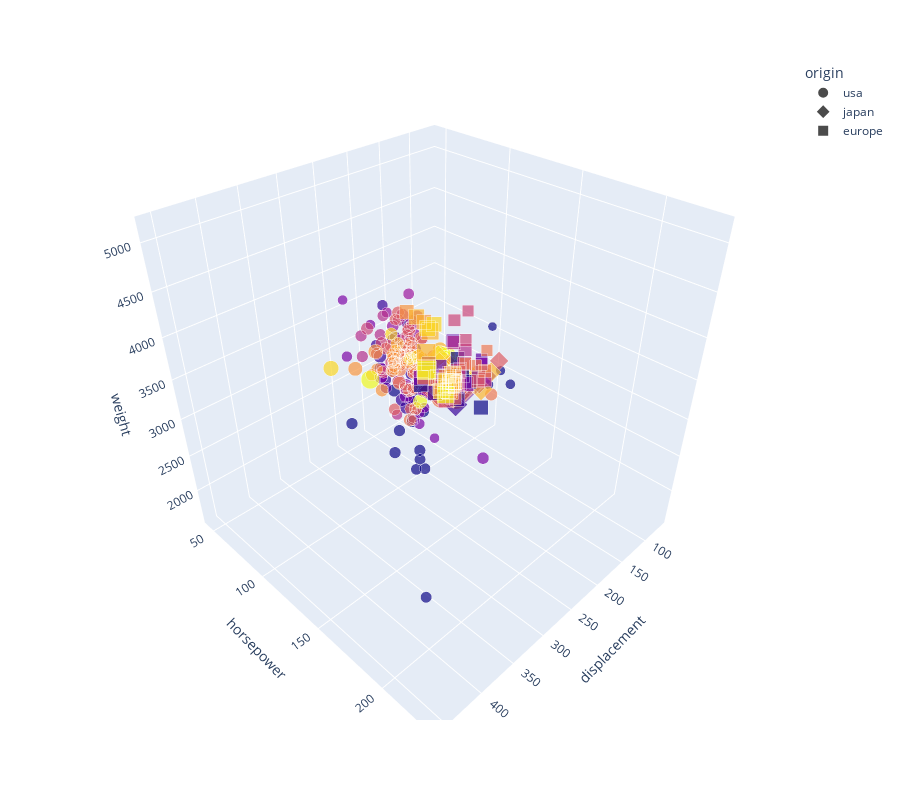

Here is the notebook cell this chart was saved with:
### Code cell
fig = px.scatter_3d(mpg, x="displacement", 
                    y="horsepower", 
                    z="weight", 
                    color="model_year",
                    size="mpg",
                    symbol="origin",
                    width=900, height=800, 
                    opacity=.7)
# hide color scale legend on the plotly fig
fig.update_layout(coloraxis_showscale=False)

### Figure 1 — Plotly figure (JSON) as saved in the notebook; plotly's stock layout.template omitted (floating-point values rounded to 4 significant figures; data arrays with more than 128 entries replaced by an {"elided": "..."} marker saying what was removed)
{"data": [{"hovertemplate": "origin=usa<br>displacement=%{x}<br>horsepower=%{y}<br>weight=%{z}<br>mpg=%{marker.size}<br>model_year=%{marker.color}<extra></extra>", "legendgroup": "usa", "marker": {"color": {"elided": "245 int values"}, "coloraxis": "coloraxis", "opacity": 0.7, "size": {"elided": "245 float values"}, "sizemode": "area", "sizeref": 0.1165, "symbol": "circle"}, "mode": "markers", "name": "usa", "scene": "scene", "showlegend": true, "type": "scatter3d", "x": {"elided": "245 float values"}, "y": {"elided": "245 int values"}, "z": {"elided": "245 int values"}}, {"hovertemplate": "origin=japan<br>displacement=%{x}<br>horsepower=%{y}<br>weight=%{z}<br>mpg=%{marker.size}<br>model_year=%{marker.color}<extra></extra>", "legendgroup": "japan", "marker": {"color": [70, 70, 71, 71, 71, 71, 72, 72, 72, 72, 72, 73, 73, 73, 73, 74, 74, 74, 74, 74, 74, 75, 75, 75, 75, 76, 76, 76, 76, 77, 77, 77, 77, 77, 77, 78, 78, 78, 78, 78, 78, 78, 78, 79, 79, 80, 80, 80, 80, 80, 80, 80, 80, 80, 80, 80, 80, 80, 81, 81, 81, 81, 81, 81, 81, 81, 81, 81, 81, 81, 82, 82, 82, 82, 82, 82, 82, 82, 82], "coloraxis": "coloraxis", "opacity": 0.7, "size": [24, 27, 27, 25, 31, 35, 24, 19, 28, 23, 27, 20, 22, 18, 20, 31, 32, 31, 32, 24, 26, 29, 24, 24, 33, 33, 32, 28, 19, 31.5, 33.5, 26, 30, 22, 21.5, 32.8, 39.4, 36.1, 27.5, 27.2, 21.1, 23.9, 29.5, 34.1, 31.8, 38.1, 37.2, 29.8, 31.3, 37, 32.2, 46.6, 40.8, 44.6, 33.8, 32.7, 23.7, 32.4, 39.1, 35.1, 32.3, 37, 37.7, 34.1, 33.7, 32.4, 32.9, 31.6, 25.4, 24.2, 37, 31, 36, 36, 34, 38, 32, 38, 32], "sizemode": "area", "sizeref": 0.1165, "symbol": "diamond"}, "mode": "markers", "name": "japan", "scene": "scene", "showlegend": true, "type": "scatter3d", "x": [113, 97, 97, 113, 71, 72, 113, 70, 97, 120, 97, 97, 108, 70, 156, 79, 71, 76, 83, 120, 108, 97, 134, 119, 91, 91, 85, 97, 156, 98, 85, 97, 97, 146, 80, 78, 85, 91, 134, 119, 134, 119, 98, 86, 85, 89, 86, 134, 120, 119, 108, 86, 85, 91, 97, 168, 70, 107, 79, 81, 97, 85, 89, 91, 107, 108, 119, 120, 168, 146, 91, 91, 120, 107, 108, 91, 91, 91, 144], "y": [95, 88, 88, 95, 65, 69, 95, 97, 92, 97, 88, 88, 94, 90, 122, 67, 65, 52, 61, 97, 93, 75, 96, 97, 53, 53, 70, 75, 108, 68, 70, 75, 67, 97, 110, 52, 70, 60, 95, 97, 95, 97, 68, 65, 65, 60, 65, 90, 75, 92, 75, 65, 65, 67, 67, 132, 100, 72, 58, 60, 67, 65, 62, 68, 75, 75, 100, 74, 116, 120, 68, 68, 88, 75, 70, 67, 67, 67, 96], "z": [2372, 2130, 2130, 2228, 1773, 1613, 2278, 2330, 2288, 2506, 2100, 2279, 2379, 2124, 2807, 1950, 1836, 1649, 2003, 2489, 2391, 2171, 2702, 2545, 1795, 1795, 1990, 2155, 2930, 2045, 1945, 2265, 1985, 2815, 2720, 1985, 2070, 1800, 2560, 2300, 2515, 2405, 2135, 1975, 2020, 1968, 2019, 2711, 2542, 2434, 2265, 2110, 2110, 1850, 2145, 2910, 2420, 2290, 1755, 1760, 2065, 1975, 2050, 1985, 2210, 2350, 2615, 2635, 2900, 2930, 2025, 1970, 2160, 2205, 2245, 1965, 1965, 1995, 2665]}, {"hovertemplate": "origin=europe<br>displacement=%{x}<br>horsepower=%{y}<br>weight=%{z}<br>mpg=%{marker.size}<br>model_year=%{marker.color}<extra></extra>", "legendgroup": "europe", "marker": {"color": [70, 70, 70, 70, 70, 71, 71, 71, 71, 72, 72, 72, 72, 72, 73, 73, 73, 73, 73, 73, 73, 74, 74, 74, 74, 74, 74, 75, 75, 75, 75, 75, 75, 76, 76, 76, 76, 76, 76, 76, 76, 77, 77, 77, 77, 78, 78, 78, 78, 78, 78, 79, 79, 79, 79, 80, 80, 80, 80, 80, 80, 80, 80, 81, 81, 81, 82, 82], "coloraxis": "coloraxis", "opacity": 0.7, "size": [26, 25, 24, 25, 26, 28, 30, 30, 27, 23, 18, 22, 21, 26, 26, 26, 29, 24, 20, 19, 24, 29, 26, 26, 24, 26, 31, 25, 29, 23, 23, 22, 25, 28, 25, 27, 29, 29.5, 20, 19, 16.5, 36, 29, 30.5, 21.5, 43.1, 20.3, 17, 21.6, 16.2, 31.5, 31.9, 25.4, 27.2, 37.3, 41.5, 34.3, 44.3, 43.4, 36.4, 30, 29.8, 35, 33, 28.1, 30.7, 36, 44], "sizemode": "area", "sizeref": 0.1165, "symbol": "square"}, "mode": "markers", "name": "europe", "scene": "scene", "showlegend": true, "type": "scatter3d", "x": [97, 110, 107, 104, 121, 116, 79, 88, 97, 97, 121, 121, 120, 96, 97, 98, 68, 116, 114, 121, 121, 98, 79, 97, 90, 116, 79, 90, 90, 115, 120, 121, 121, 107, 116, 101, 90, 97, 130, 120, 168, 79, 97, 97, 121, 90, 131, 163, 121, 163, 89, 89, 183, 141, 91, 98, 97, 90, 90, 121, 146, 89, 122, 105, 141, 145, 105, 97], "y": [46, 87, 90, 95, 113, 90, 70, 76, 60, 54, 112, 76, 87, 69, 46, 90, 49, 75, 91, 112, 110, 83, 67, 78, 75, 75, 67, 71, 70, 95, 88, 98, 115, 86, 81, 83, 70, 71, 102, 88, 120, 58, 78, 78, 110, 48, 103, 125, 115, 133, 71, 71, 77, 71, 69, 76, 78, 48, 48, 67, 67, 62, 88, 74, 80, 76, 74, 52], "z": [1835, 2672, 2430, 2375, 2234, 2123, 2074, 2065, 1834, 2254, 2933, 2511, 2979, 2189, 1950, 2265, 1867, 2158, 2582, 2868, 2660, 2219, 1963, 2300, 2108, 2246, 2000, 2223, 1937, 2694, 2957, 2945, 2671, 2464, 2220, 2202, 1937, 1825, 3150, 3270, 3820, 1825, 1940, 2190, 2600, 1985, 2830, 3140, 2795, 3410, 1990, 1925, 3530, 3190, 2130, 2144, 2188, 2085, 2335, 2950, 3250, 1845, 2500, 2190, 3230, 3160, 1980, 2130]}], "layout": {"coloraxis": {"colorbar": {"title": {"text": "model_year"}}, "colorscale": [[0, "#0d0887"], [0.1111, "#46039f"], [0.2222, "#7201a8"], [0.3333, "#9c179e"], [0.4444, "#bd3786"], [0.5556, "#d8576b"], [0.6667, "#ed7953"], [0.7778, "#fb9f3a"], [0.8889, "#fdca26"], [1, "#f0f921"]], "showscale": false}, "height": 800, "legend": {"itemsizing": "constant", "title": {"text": "origin"}, "tracegroupgap": 0}, "margin": {"t": 60}, "scene": {"domain": {"x": [0, 1], "y": [0, 1]}, "xaxis": {"title": {"text": "displacement"}}, "yaxis": {"title": {"text": "horsepower"}}, "zaxis": {"title": {"text": "weight"}}}, "width": 900}}
